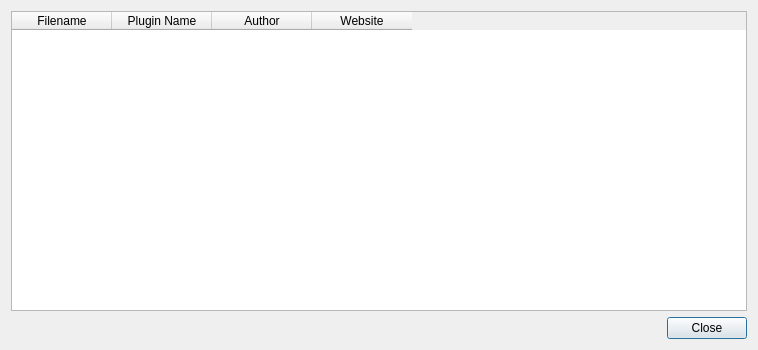
<?xml version="1.0" encoding="UTF-8"?>
<ui version="4.0">
 <class>DialogPlugins</class>
 <widget class="QDialog" name="DialogPlugins">
  <property name="geometry">
   <rect>
    <x>0</x>
    <y>0</y>
    <width>758</width>
    <height>350</height>
   </rect>
  </property>
  <property name="windowTitle">
   <string>Plugins</string>
  </property>
  <layout class="QGridLayout" name="gridLayout">
   <item row="0" column="0">
    <widget class="QTableWidget" name="plugins_table">
     <property name="editTriggers">
      <set>QAbstractItemView::NoEditTriggers</set>
     </property>
     <property name="alternatingRowColors">
      <bool>true</bool>
     </property>
     <property name="selectionMode">
      <enum>QAbstractItemView::SingleSelection</enum>
     </property>
     <property name="selectionBehavior">
      <enum>QAbstractItemView::SelectRows</enum>
     </property>
     <attribute name="verticalHeaderVisible">
      <bool>false</bool>
     </attribute>
     <column>
      <property name="text">
       <string>Filename</string>
      </property>
     </column>
     <column>
      <property name="text">
       <string>Plugin Name</string>
      </property>
     </column>
     <column>
      <property name="text">
       <string>Author</string>
      </property>
     </column>
     <column>
      <property name="text">
       <string>Website</string>
      </property>
     </column>
    </widget>
   </item>
   <item row="1" column="0">
    <widget class="QDialogButtonBox" name="button_box">
     <property name="orientation">
      <enum>Qt::Horizontal</enum>
     </property>
     <property name="standardButtons">
      <set>QDialogButtonBox::Close</set>
     </property>
    </widget>
   </item>
  </layout>
 </widget>
 <resources/>
 <connections>
  <connection>
   <sender>button_box</sender>
   <signal>accepted()</signal>
   <receiver>DialogPlugins</receiver>
   <slot>accept()</slot>
   <hints>
    <hint type="sourcelabel">
     <x>252</x>
     <y>345</y>
    </hint>
    <hint type="destinationlabel">
     <x>157</x>
     <y>274</y>
    </hint>
   </hints>
  </connection>
  <connection>
   <sender>button_box</sender>
   <signal>rejected()</signal>
   <receiver>DialogPlugins</receiver>
   <slot>reject()</slot>
   <hints>
    <hint type="sourcelabel">
     <x>320</x>
     <y>345</y>
    </hint>
    <hint type="destinationlabel">
     <x>286</x>
     <y>274</y>
    </hint>
   </hints>
  </connection>
 </connections>
</ui>
